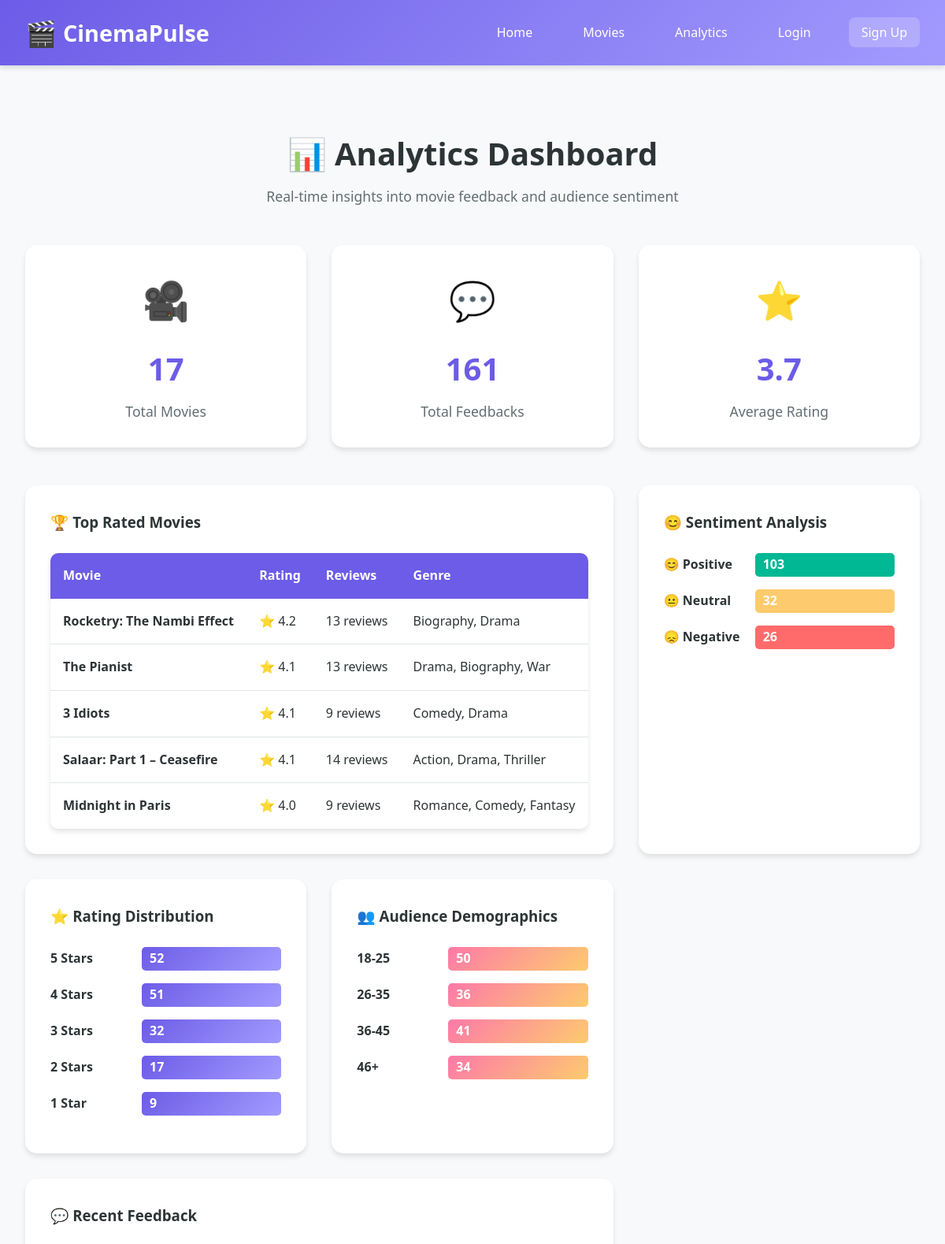
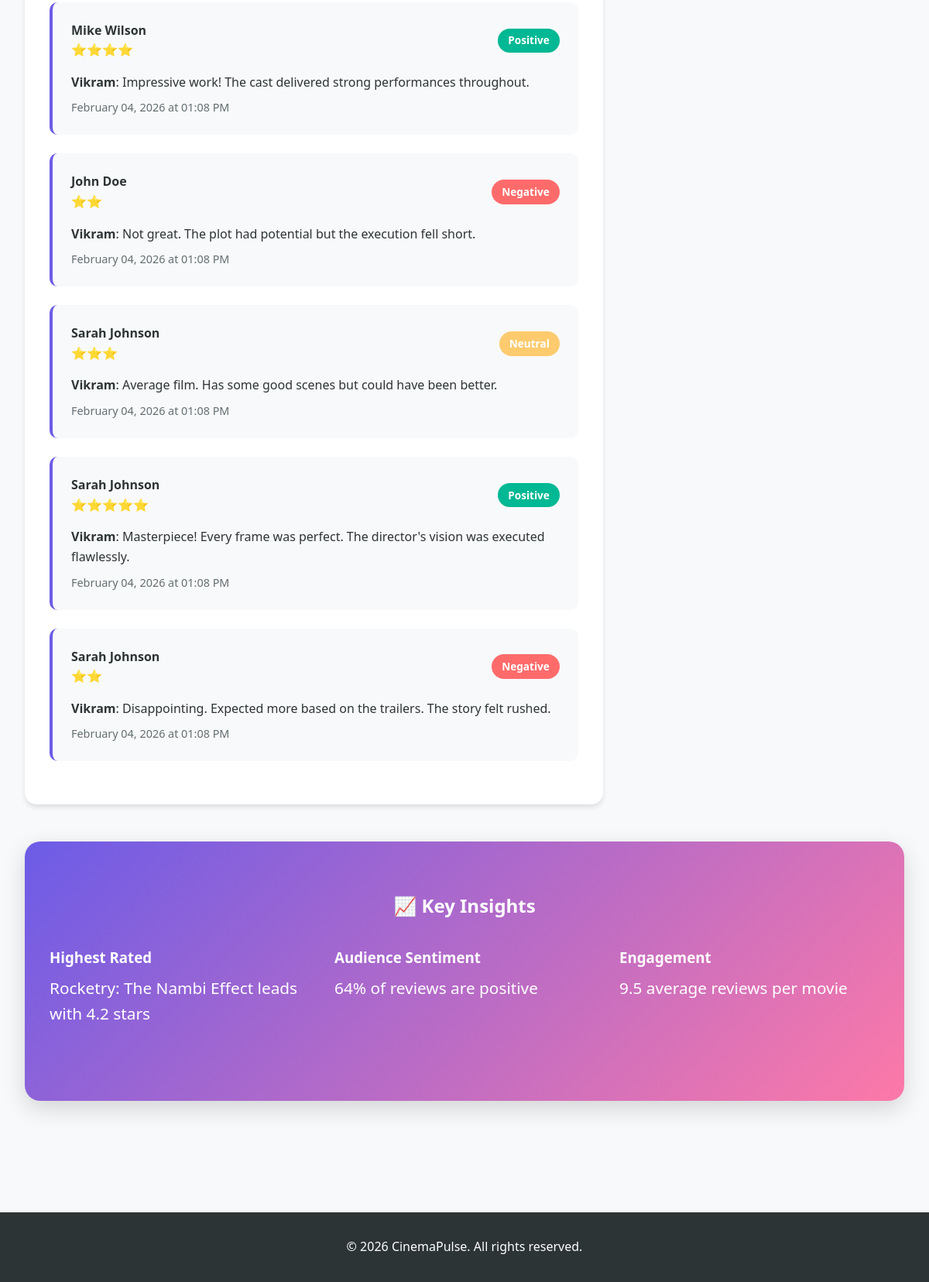
The app's page /analytics with its own data (2 pictures, top to bottom).
### database.py (models this page shows, shortened)
class Movie(db.Model):
    __tablename__ = 'movies'
    id = db.Column(db.Integer, primary_key=True)
    title = db.Column(db.String(200), nullable=False)
    description = db.Column(db.Text, nullable=False)
    genre = db.Column(db.String(100), nullable=False)
    director = db.Column(db.String(100), nullable=False)
    cast = db.Column(db.String(300), nullable=False)
    release_date = db.Column(db.Date, nullable=False)
    duration = db.Column(db.Integer, nullable=False)
    poster_url = db.Column(db.String(500), default='https://via.placeholder.com/300x450')
    trailer_url = db.Column(db.String(500))
    status = db.Column(db.String(20), default='upcoming')
    created_at = db.Column(db.DateTime, default=datetime.utcnow)
    feedbacks = db.relationship('Feedback', backref='movie', lazy='dynamic', cascade='all, delete-orphan')
    @property
    def average_rating(self):
        avg = db.session.query(func.avg(Feedback.rating)).filter(
            Feedback.movie_id == self.id
        ).scalar()
        return round(avg, 1) if avg else 0.0
    @property
    def total_feedbacks(self):
        return self.feedbacks.count()

class Feedback(db.Model):
    __tablename__ = 'feedbacks'
    id = db.Column(db.Integer, primary_key=True)
    movie_id = db.Column(db.Integer, db.ForeignKey('movies.id'), nullable=False)
    user_id = db.Column(db.Integer, db.ForeignKey('users.id'), nullable=True)
    customer_name = db.Column(db.String(100), nullable=False)
    customer_email = db.Column(db.String(120), nullable=False)
    rating = db.Column(db.Integer, nullable=False)
    review = db.Column(db.Text, nullable=False)
    sentiment = db.Column(db.String(20))
    watch_date = db.Column(db.Date, nullable=False)
    age_group = db.Column(db.String(20))
    would_recommend = db.Column(db.Boolean, default=True)
    created_at = db.Column(db.DateTime, default=datetime.utcnow)

### app.py (the view)
@app.route('/analytics')
def analytics():
    total_movies = Movie.query.count()
    total_feedbacks = Feedback.query.count()
    avg_rating = db.session.query(func.avg(Feedback.rating)).scalar()
    avg_rating = round(avg_rating, 1) if avg_rating else 0.0
    top_movies = []
    for movie in Movie.query.all():
        if movie.total_feedbacks > 0:
            top_movies.append({
                'movie': movie,
                'avg_rating': movie.average_rating,
                'total_feedbacks': movie.total_feedbacks
            })
    top_movies.sort(key=lambda x: x['avg_rating'], reverse=True)
    top_movies = top_movies[:5]
    sentiment_stats = {
        'positive': Feedback.query.filter_by(sentiment='positive').count(),
        'neutral': Feedback.query.filter_by(sentiment='neutral').count(),
        'negative': Feedback.query.filter_by(sentiment='negative').count()
    }
    age_groups = db.session.query(
        Feedback.age_group,
        func.count(Feedback.id)
    ).group_by(Feedback.age_group).all()
    age_distribution = {age: count for age, count in age_groups}
    recent_feedbacks = Feedback.query.order_by(desc(Feedback.created_at)).limit(10).all()
    rating_dist = {}
    for i in range(1, 6):
        rating_dist[i] = Feedback.query.filter_by(rating=i).count()
    return render_template('analytics.html',
                         total_movies=total_movies,
                         total_feedbacks=total_feedbacks,
                         avg_rating=avg_rating,
                         top_movies=top_movies,
                         sentiment_stats=sentiment_stats,
                         age_distribution=age_distribution,
                         recent_feedbacks=recent_feedbacks,
                         rating_dist=rating_dist)

### templates/analytics.html (shortened to what this page needs)
{% extends "base.html" %}
{% block content %}
<div class="container">
    <div class="section-header">
        <h2>📊 Analytics Dashboard</h2>
        <p>Real-time insights into movie feedback and audience sentiment</p>
    </div>
    <div class="stats-container">
        <div class="stat-card">
            <div class="stat-icon">🎥</div>
            <div class="stat-number">{{ total_movies }}</div>
            <div class="stat-label">Total Movies</div>
        </div>
        <div class="stat-card">
            <div class="stat-icon">💬</div>
            <div class="stat-number">{{ total_feedbacks }}</div>
            <div class="stat-label">Total Feedbacks</div>
        </div>
        <div class="stat-card">
            <div class="stat-icon">⭐</div>
            <div class="stat-number">{{ avg_rating }}</div>
            <div class="stat-label">Average Rating</div>
        </div>
    </div>
    <div class="analytics-grid">
        <div class="analytics-card" style="grid-column: span 2;">
            <h3>🏆 Top Rated Movies</h3>
            <div class="data-table">
                <table>
                    <thead>
                        <tr>
                            <th>Movie</th>
                            <th>Rating</th>
                            <th>Reviews</th>
                            <th>Genre</th>
                        </tr>
                    </thead>
                    <tbody>
                        {% for item in top_movies %}
                        <tr data-href="{{ url_for('movie_detail', movie_id=item.movie.id) }}" style="cursor: pointer;">
                            <td><strong>{{ item.movie.title }}</strong></td>
                            <td>⭐ {{ item.avg_rating }}</td>
                            <td>{{ item.total_feedbacks }} reviews</td>
                            <td>{{ item.movie.genre }}</td>
                        </tr>
                        {% endfor %}
                    </tbody>
                </table>
            </div>
        </div>
        <div class="analytics-card">
            <h3>😊 Sentiment Analysis</h3>
            <div class="chart-container">
                <div class="bar-chart">
                    <div class="bar-item">
                        <div class="bar-label">😊 Positive</div>
                        {% set pos_width = (sentiment_stats.positive / total_feedbacks * 100) if total_feedbacks > 0 else 0 %}
                        <div class="bar-visual" data-width="{{ pos_width }}" style="background: var(--success-color);">
                            {{ sentiment_stats.positive }}
                        </div>
                    </div>
                    <div class="bar-item">
                        <div class="bar-label">😐 Neutral</div>
                        {% set neut_width = (sentiment_stats.neutral / total_feedbacks * 100) if total_feedbacks > 0 else 0 %}
                        <div class="bar-visual" data-width="{{ neut_width }}" style="background: var(--warning-color);">
                            {{ sentiment_stats.neutral }}
                        </div>
                    </div>
                    <div class="bar-item">
                        <div class="bar-label">😞 Negative</div>
                        {% set neg_width = (sentiment_stats.negative / total_feedbacks * 100) if total_feedbacks > 0 else 0 %}
                        <div class="bar-visual" data-width="{{ neg_width }}" style="background: var(--danger-color);">
                            {{ sentiment_stats.negative }}
                        </div>
                    </div>
                </div>
            </div>
        </div>
        <div class="analytics-card">
            <h3>⭐ Rating Distribution</h3>
            <div class="chart-container">
                <div class="bar-chart">
                    {% for i in range(5, 0, -1) %}
                    <div class="bar-item">
                        <div class="bar-label">{{ i }} Star{{ 's' if i > 1 else '' }}</div>
                        {% set rate_width = (rating_dist[i] / total_feedbacks * 100) if total_feedbacks > 0 else 0 %}
                        <div class="bar-visual" data-width="{{ rate_width }}" style="background: linear-gradient(135deg, #6C5CE7, #A29BFE);">
                            {{ rating_dist[i] }}
                        </div>
                    </div>
                    {% endfor %}
                </div>
            </div>
        </div>
        <div class="analytics-card">
            <h3>👥 Audience Demographics</h3>
            <div class="chart-container">
                <div class="bar-chart">
                    {% for age, count in age_distribution.items() %}
                    {% if age %}
                    <div class="bar-item">
                        <div class="bar-label">{{ age }}</div>
                        {% set age_width = (count / total_feedbacks * 100) if total_feedbacks > 0 else 0 %}
                        <div class="bar-visual" data-width="{{ age_width }}" style="background: linear-gradient(135deg, #FD79A8, #FDCB6E);">
                            {{ count }}
                        </div>
                    </div>
                    {% endif %}
                    {% endfor %}
                </div>
            </div>
        </div>
        <div class="analytics-card" style="grid-column: span 2;">
            <h3>💬 Recent Feedback</h3>
            {% for feedback in recent_feedbacks[:5] %}
            <div class="feedback-card">
                <div class="feedback-header">
                    <div>
                        <div class="feedback-author">{{ feedback.customer_name }}</div>
                        <div class="feedback-rating">
                            {% for i in range(feedback.rating) %}⭐{% endfor %}
                        </div>
                    </div>
                    <span class="sentiment-badge sentiment-{{ feedback.sentiment }}">
                        {{ feedback.sentiment|title }}
                    </span>
                </div>
                <div class="feedback-content">
                    <strong>{{ feedback.movie.title }}</strong>: {{ feedback.review[:100] }}{% if feedback.review|length > 100 %}...{% endif %}
                </div>
                <div class="feedback-date">
                    {{ feedback.created_at.strftime('%B %d, %Y at %I:%M %p') }}
                </div>
            </div>
            {% endfor %}
        </div>
    </div>
    <div class="hero" style="margin-top: 3rem;">
        <h2>📈 Key Insights</h2>
        <div style="display: grid; grid-template-columns: repeat(auto-fit, minmax(250px, 1fr)); gap: 2rem; margin-top: 2rem; text-align: left;">
            <div>
                <h3 style="color: white; margin-bottom: 0.5rem;">Highest Rated</h3>
                <p style="opacity: 0.9;">
                    {% if top_movies %}
                    {{ top_movies[0].movie.title }} leads with {{ top_movies[0].avg_rating }} stars
                    {% else %}
                    No data available yet
                    {% endif %}
                </p>
            </div>
            <div>
                <h3 style="color: white; margin-bottom: 0.5rem;">Audience Sentiment</h3>
                <p style="opacity: 0.9;">
                    {{ ((sentiment_stats.positive / total_feedbacks * 100)|round|int) if total_feedbacks > 0 else 0 }}% of reviews are positive
                </p>
            </div>
            <div>
                <h3 style="color: white; margin-bottom: 0.5rem;">Engagement</h3>
                <p style="opacity: 0.9;">
                    {{ (total_feedbacks / total_movies)|round(1) if total_movies > 0 else 0 }} average reviews per movie
                </p>
            </div>
        </div>
    </div>
</div>
{% endblock %}

### templates/base.html (shortened to what this page needs)
<!DOCTYPE html>
<html lang="en">
<head>
    <link rel="stylesheet" href="{{ url_for('static', filename='style.css') }}">
</head>
<body>
    <nav class="navbar">
        <div class="nav-container">
            <a href="{{ url_for('index') }}" class="logo">
                <span class="logo-icon">🎬</span>
                <span>CinemaPulse</span>
            </a>
            <ul class="nav-menu">
                <li><a href="{{ url_for('index') }}" class="nav-link">Home</a></li>
                <li><a href="{{ url_for('movies') }}" class="nav-link">Movies</a></li>
                <li><a href="{{ url_for('analytics') }}" class="nav-link">Analytics</a></li>
                {% if session.get('user_id') %}
                <li><a href="{{ url_for('profile') }}" class="nav-link">👤 Profile</a></li>
                <li><a href="{{ url_for('logout') }}" class="nav-link">Logout</a></li>
                {% else %}
                <li><a href="{{ url_for('login') }}" class="nav-link">Login</a></li>
                <li><a href="{{ url_for('signup') }}" class="nav-link" style="background: rgba(255,255,255,0.2); border-radius: 8px;">Sign Up</a></li>
                {% endif %}
            </ul>
        </div>
    </nav>
    <main>
        {% block content %}{% endblock %}
    </main>
    <footer class="footer">
        <p>&copy; <span id="copyrightYear">2026</span> CinemaPulse. All rights reserved.</p>
    </footer>
</body>
</html>

### records on screen
Movie: movie "Rocketry: The Nambi Effect", movie.genre "Biography, Drama", title "Rocketry: The Nambi Effect"
Movie: movie "The Pianist", movie.genre "Drama, Biography, War"
Movie: movie "3 Idiots", movie.genre "Comedy, Drama"
Movie: movie "Salaar: Part 1 – Ceasefire", movie.genre "Action, Drama, Thriller"
Movie: movie "Midnight in Paris", movie.genre "Romance, Comedy, Fantasy"
Feedback: customer_name "Mike Wilson", sentiment "Positive", movie "Vikram", review "Impressive work! The cast delivered strong performances throughout.", created_at "February 04, 2026 at 01:08 PM"
Feedback: customer_name "John Doe", sentiment "Negative", movie "Vikram", review "Not great. The plot had potential but the execution fell short.", created_at "February 04, 2026 at 01:08 PM"
Feedback: customer_name "Sarah Johnson", sentiment "Neutral", movie "Vikram", review "Average film. Has some good scenes but could have been better.", created_at "February 04, 2026 at 01:08 PM"
Feedback: customer_name "Sarah Johnson", sentiment "Positive", movie "Vikram", review "Masterpiece! Every frame was perfect. The director's vision was executed flawlessly.", created_at "February 04, 2026 at 01:08 PM"
Feedback: customer_name "Sarah Johnson", sentiment "Negative", movie "Vikram", review "Disappointing. Expected more based on the trailers. The story felt rushed.", created_at "February 04, 2026 at 01:08 PM"

### other values on screen
{{ total_movies }} "17"
{{ total_feedbacks }} "161"
{{ avg_rating }} "3.7"
{{ item.avg_rating }} "4.2" "4.1" "4.1" "4.1" "4.0"
{{ item.total_feedbacks }} "13" "13" "9" "14" "9"
{{ sentiment_stats.positive }} "103"
{{ sentiment_stats.neutral }} "32"
{{ sentiment_stats.negative }} "26"
{{ i }} "5" "4" "3" "2" "1"
{{ 's' if i > 1 else '' }} "s" "s" "s" "s"
{{ rating_dist[i] }} "52" "51" "32" "17" "9"
{{ age }} "18-25" "26-35" "36-45" "46+"
{{ count }} "50" "36" "41" "34"
{{ top_movies[0].avg_rating }} "4.2"
{{ (total_feedbacks / total_movies)|round(1) if total_movies > 0 else 0 }} "9.5"
